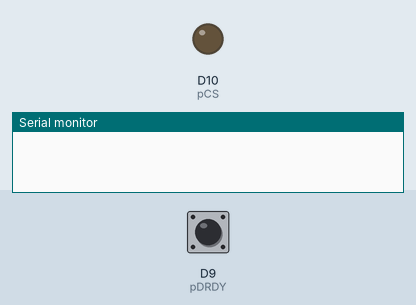
Simulated run of this sketch. Board: Arduino MKR. Shown: output pins drawn as LEDs (lit = HIGH), the last lines printed to the serial monitor. The test bench sets the inputs (shaded band); at power-on: D9 (pDRDY) HIGH. WiFi joins after 1.5 s; servers stay silent unless stated.

Above: at 0.0 s.
At 7.8 s:
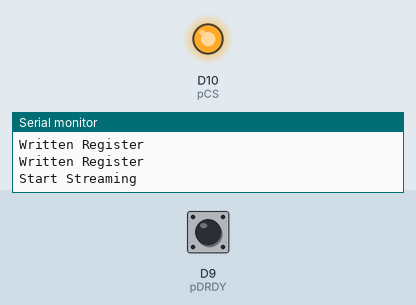
Timing chart, 0 to 9.3 s (numbered marks = the images above):
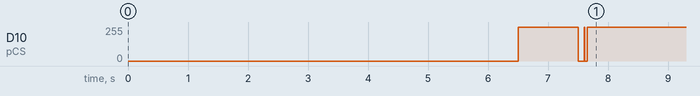

The sketch:

ads1299wifi_interrupt_upd_leadoff.ino
```cpp
#include <SPI.h>
#include "wiring_private.h"
#include "ads1299wifi.h"
#include <WiFi101.h>
#include <WiFiUdp.h>
#include <Ethernet.h>


SPIClass mySPI (&sercom1, 12, 13, 11, SPI_PAD_0_SCK_1, SERCOM_RX_PAD_3);

const int pCS = 10; //chip select pin
const int pDRDY = 9; //data ready pin

const int LED = 1 ;
//Over clocked spi of the ADS1299 to 40M Hz
const int SPI_CLK = 20000000;

boolean deviceIDReturned = false;
boolean continuousRead = false ;
boolean startRead = false ;

long ch[9];
int cnt = 0;

//There are two buffer used for wifi data sending.
char sendBuf[2][PACKET_SIZE*SEND_SIZE];

//Indicating which buffer is being written
int wBufIndex = 0;

//Indicates how much data packets are written into the current buffer
int wCount = 0;
bool isBufReady = false;


//For WIFI
int status = WL_IDLE_STATUS;
char ssid[] = SECRET_SSID;
char pass[] = SECRET_PASS;
unsigned int localPort = 8899;      // local port to listen on


WiFiUDP Udp;


//Write one data packet into the buffer.
void pushToBuf(char* packet)
{
    //When current buffer is full
    if(wCount == SEND_SIZE)
    {
        //Switch buffer
        wBufIndex = (wBufIndex +1)%2;
        isBufReady = true;
        wCount = 0;
        //Serial.println("Switch Buffer");
    }

    //Write to buffer
    char* buf = getWriteBuf();
    memcpy(buf+wCount*PACKET_SIZE, packet, PACKET_SIZE  );
    wCount++;

}

char* getWriteBuf()
{
    return sendBuf[wBufIndex];
}

//Get the buffer for sending
//Have to be in non-interrupt context
char* getSendBuf()
{
    if(isBufReady == true)
    {
        isBufReady = false;
        return wBufIndex == 0 ? sendBuf[1] : sendBuf[0];
    }
    else
    {
        return 0;
    }
}

void drdyIRS()
{
    if (!continuousRead)
    {
        //Serial.println("Continuous Read");
        continuousRead = true ;
        digitalWrite(pCS, LOW);
        mySPI.beginTransaction(SPISettings(SPI_CLK, MSBFIRST, SPI_MODE1));
        mySPI.transfer(START);
        mySPI.transfer(RDATAC);
        digitalWrite(pCS, HIGH);
    }
    //When interrupt happends read new data from ADS1299 to buffer.
    digitalWrite(pCS, LOW);
    int j = 0 ;

    //Read ADS1299
    long packet[10];
    byte tempData[4] = {0,0,0,0};
    for (int i = 0; i < 27; i++)
    {
        byte temp = mySPI.transfer(0x00);

        tempData[2-i%3] = temp;

        if(i%3 == 2)
        {
            packet[i/3+1] = SIGN_EXT_24(*((int32_t *)tempData));
        }
    }
    packet[0] = cnt;

    //Push packet to buffer
    pushToBuf((char *)packet);

    digitalWrite(pCS, HIGH);
    cnt++ ;
}

void setupWifi()
{
    //Setup the wifi

    //Configure pins for Adafruit ATWINC1500 Feather
    WiFi.setPins(8,7,4,2);
    // check for the presence of the shield:
    if (WiFi.status() == WL_NO_SHIELD)
    {
        Serial.println("WiFi shield not present");
        // don't continue:
        while (true);
    }
    // attempt to connect to WiFi network:
    while ( status != WL_CONNECTED) {
        Serial.print("Attempting to connect to SSID: ");
        Serial.println(ssid);
        // Connect to WPA/WPA2 network. Change this line if using open or WEP network:
        status = WiFi.begin(ssid, pass);

        // wait 2 seconds for connection:
        delay(2000);
    }
    Serial.println("Connected to wifi");
    printWiFiStatus();
    Serial.println("\nStarting connection to server...");
    Udp.begin(localPort);

}

void setup()
{
    Serial.begin(115200);

    //start the SPI library:
    mySPI.begin();
    pinPeripheral(11, PIO_SERCOM);
    pinPeripheral(12, PIO_SERCOM);
    pinPeripheral(13, PIO_SERCOM);
    delay(3000);

    //Setup Wifi
    setupWifi();

    //Setup ADS1299
    // initalize the  data ready and chip select pins:
    ADS_INIT();


    //Setup interrupt
    attachInterrupt(digitalPinToInterrupt(pDRDY), drdyIRS, FALLING);
    delay(100);
    mySPI.transfer(START);
    mySPI.transfer(RDATAC);
    Serial.println("Start Streaming");
    drdyIRS();


}

void loop()
{
     byte* sendBuf = (byte*)getSendBuf();

        if( sendBuf != 0)
        {
            //Serial.println("Sending:"+ String(cnt));
            //No interrupt
            //noInterrupts();

            Udp.beginPacket("192.168.0.101", 8899);

            Udp.write(sendBuf, PACKET_SIZE*SEND_SIZE);
            Udp.endPacket();

            //interrupts();
//            Serial.println(((long int*)(sendBuf))[0]);
//            Serial.println(((long int*)(sendBuf))[4]);
//
//            Serial.println("Sent:"+ String(cnt));
        }

}


void ADS_INIT()
{
    pinMode(pDRDY, INPUT);
    pinMode(pCS, OUTPUT);

    delay(1);
    digitalWrite(pCS, HIGH);
    delay(1000);  //delay to ensure connection
    digitalWrite(pCS, LOW);

    mySPI.beginTransaction(SPISettings(SPI_CLK, MSBFIRST, SPI_MODE1));
    mySPI.transfer(RESET);
    mySPI.endTransaction();
    delay(100);
    digitalWrite(pCS, HIGH);

    delay(10);  //delay to ensure connection
    mySPI.transfer(ADS1299_OPC_SDATAC);
    mySPI.transfer(ADS1299_OPC_STOP);


    ADS_WREG(ADS1299_REGADDR_GPIO, ADS1299_REG_GPIO_GPIOC4_OUTPUT |
    ADS1299_REG_GPIO_GPIOD4_LOW    |
    ADS1299_REG_GPIO_GPIOC3_OUTPUT |
    ADS1299_REG_GPIO_GPIOD3_LOW    |
    ADS1299_REG_GPIO_GPIOC2_OUTPUT |
    ADS1299_REG_GPIO_GPIOD2_LOW    |
    ADS1299_REG_GPIO_GPIOC1_OUTPUT |
    ADS1299_REG_GPIO_GPIOD1_LOW    );

    ADS_WREG(ADS1299_REGADDR_CONFIG1, ADS1299_REG_CONFIG1_RESERVED_VALUE |
    ADS1299_REG_CONFIG1_FMOD_DIV_BY_1024);

//    ADS_WREG(ADS1299_REGADDR_CONFIG3, ADS1299_REG_CONFIG3_RESERVED_VALUE|
//    ADS1299_REG_CONFIG3_REFBUF_ENABLED |
//    ADS1299_REG_CONFIG3_BIASREF_INT);
    ADS_WREG(ADS1299_REGADDR_CONFIG3, 0xE4);

    //Leadoff detection
    ADS_WREG(ADS1299_REGADDR_LOFF, ADS1299_REG_LOFF_AC_LEAD_OFF_FCLK_DIV_2_16|ADS1299_REG_LOFF_24_NA);
    ADS_WREG(ADS1299_REGADDR_LOFF_SENSP, 0xFF);
    //ADS_WREG(ADS1299_REGADDR_LOFF_SENSN, 0xFF);

    //RLD
    //ADS_WREG(ADS1299_REGADDR_BIAS_SENSP, 0xFF);
    //ADS_WREG(ADS1299_REGADDR_BIAS_SENSN, 0xFF);

    //Configure each channel
    ADS_WREG(CH1, ADS1299_REG_CHNSET_CHANNEL_ON          |
    ADS1299_REG_CHNSET_GAIN_24          |
    ADS1299_REG_CHNSET_SRB2_DISCONNECTED    |
    ADS1299_REG_CHNSET_NORMAL_ELECTRODE);

    ADS_WREG(CH2, ADS1299_REG_CHNSET_CHANNEL_ON          |
    ADS1299_REG_CHNSET_GAIN_24          |
    ADS1299_REG_CHNSET_SRB2_DISCONNECTED    |
    ADS1299_REG_CHNSET_NORMAL_ELECTRODE);

    ADS_WREG(CH3, ADS1299_REG_CHNSET_CHANNEL_ON          |
    ADS1299_REG_CHNSET_GAIN_24          |
    ADS1299_REG_CHNSET_SRB2_DISCONNECTED    |
    ADS1299_REG_CHNSET_NORMAL_ELECTRODE);

    ADS_WREG(CH4, ADS1299_REG_CHNSET_CHANNEL_ON          |
    ADS1299_REG_CHNSET_GAIN_24          |
    ADS1299_REG_CHNSET_SRB2_DISCONNECTED    |
    ADS1299_REG_CHNSET_NORMAL_ELECTRODE);

    ADS_WREG(CH5, ADS1299_REG_CHNSET_CHANNEL_ON          |
    ADS1299_REG_CHNSET_GAIN_24          |
    ADS1299_REG_CHNSET_SRB2_DISCONNECTED    |
    ADS1299_REG_CHNSET_NORMAL_ELECTRODE);

    ADS_WREG(CH6, ADS1299_REG_CHNSET_CHANNEL_ON          |
    ADS1299_REG_CHNSET_GAIN_24          |
    ADS1299_REG_CHNSET_SRB2_DISCONNECTED    |
    ADS1299_REG_CHNSET_NORMAL_ELECTRODE);

    ADS_WREG(CH7, ADS1299_REG_CHNSET_CHANNEL_ON          |
    ADS1299_REG_CHNSET_GAIN_24          |
    ADS1299_REG_CHNSET_SRB2_DISCONNECTED    |
    ADS1299_REG_CHNSET_NORMAL_ELECTRODE);

    ADS_WREG(CH8, ADS1299_REG_CHNSET_CHANNEL_ON          |
    ADS1299_REG_CHNSET_GAIN_24          |
    ADS1299_REG_CHNSET_SRB2_DISCONNECTED    |
    ADS1299_REG_CHNSET_NORMAL_ELECTRODE);


}

void ADS_RREAD(byte r , int n) {
  if (r + n > 24)
    n = 24 - r ;
  digitalWrite(pCS, LOW);
  Serial.println("Register Data");
  mySPI.beginTransaction(SPISettings(SPI_CLK, MSBFIRST, SPI_MODE1));
  mySPI.transfer(SDATAC);
  mySPI.transfer(RREG | r); //RREG
  mySPI.transfer(n); // 24 Registers
  for (int i = 0; i < n; i++)
  { byte temp = mySPI.transfer(0x00);
    Serial.println(temp, HEX);
  }
  mySPI.endTransaction();
  digitalWrite(pCS, HIGH);
}

void ADS_WREG(byte n, byte t)
{ if (n == 0 || n == 18 || n == 19)
    Serial.println("Error: Read-Only Register");
  else if (n == 0xFF)
  { digitalWrite(pCS, LOW);
    mySPI.beginTransaction(SPISettings(SPI_CLK, MSBFIRST, SPI_MODE1));
    mySPI.transfer(SDATAC);
    for (int i = 5; i < 13; i++)
    { mySPI.transfer(WREG | i); //RREG
      mySPI.transfer(0x00);
      mySPI.transfer(t);
    }
    mySPI.endTransaction();
    digitalWrite(pCS, HIGH);
    Serial.println("Written All Channels");
  }
  else
  { digitalWrite(pCS, LOW);
    mySPI.beginTransaction(SPISettings(SPI_CLK, MSBFIRST, SPI_MODE1));
    mySPI.transfer(SDATAC);
    mySPI.transfer(WREG | n); //RREG
    mySPI.transfer(0x00); // 24 Registers
    mySPI.transfer(t);
    mySPI.endTransaction();
    digitalWrite(pCS, HIGH);
    Serial.println("Written Register");
  }
}


void ADS_STOP()
{ if (continuousRead)
  { digitalWrite(pCS, LOW);
    mySPI.transfer(STOP);
    mySPI.transfer(SDATAC);
    digitalWrite(pCS, HIGH);
    continuousRead = false ;
  }
}


void printWiFiStatus() {
  // print the SSID of the network you're attached to:
  Serial.print("SSID: ");
  Serial.println(WiFi.SSID());

  // print your WiFi shield's IP address:
  IPAddress ip = WiFi.localIP();
  Serial.print("IP Address: ");
  Serial.println(ip);

  // print the received signal strength:
  long rssi = WiFi.RSSI();
  Serial.print("signal strength (RSSI):");
  Serial.print(rssi);
  Serial.println(" dBm");
}
```

Source omitted: ads1299wifi.h (29921 bytes)
